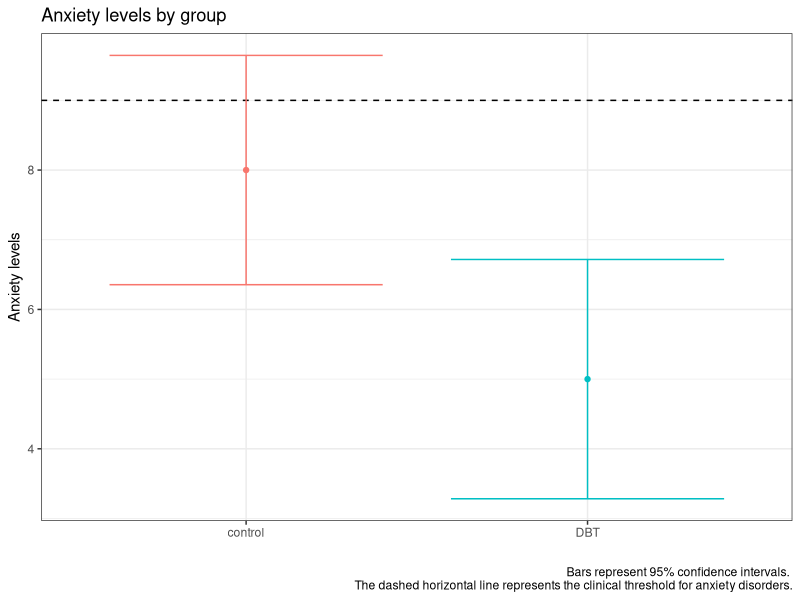

Reproduce this figure in R.
## ---- chunk 1
library(tidyverse)
## ---- chunk 2
data.frame(group = c("control", "DBT"),
           xbar = c(8, 5),
           s = c(2.3, 2.4), 
           N = c(10, 10)) %>%
  mutate(se = s/sqrt(N),
         cv = qt(p = .975, df = N-1),
         moe = se*cv) %>%
  ggplot(aes(x = group, y = xbar, color = group)) +
  geom_point(stat = "identity") +
  geom_hline(aes(yintercept = 9), color = "black", linetype = 2)+
  geom_errorbar(aes(ymin = xbar-moe, ymax = xbar+moe), width = .8)+
  guides(color = 'none')+
  labs(x = "", y = "Anxiety levels", 
       title = "Anxiety levels by group",
       caption = "Bars represent 95% confidence intervals. 
       The dashed horizontal line represents the clinical threshold for anxiety disorders.")+
  theme_bw()
